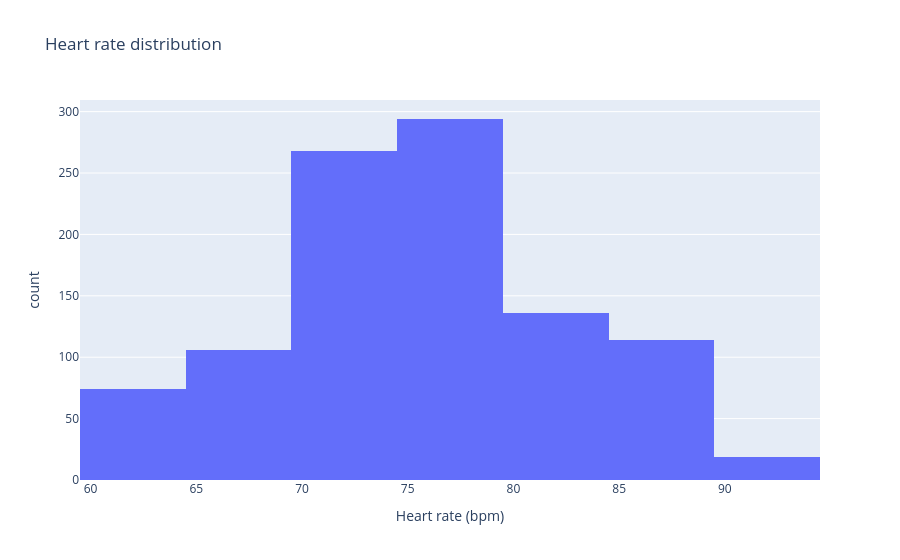

Notebook code cell kept with this figure:
### Markdown cell above
## Heart rate

Every heart-rate reading in this dataset already falls within the healthy 60–100 bpm
range, so there is no abnormal group to flag here — the distribution is shown for
completeness.

### Code cell
fig = px.histogram(
    df, x="HeartRate", nbins=15,
    labels={"HeartRate": "Heart rate (bpm)"},
    title="Heart rate distribution",
)
fig.show()

### Figure 1 — Plotly figure (JSON) as saved in the notebook; plotly's stock layout.template omitted (floating-point values rounded to 4 significant figures; data arrays with more than 128 entries replaced by an {"elided": "..."} marker saying what was removed)
{"data": [{"bingroup": "x", "hovertemplate": "Heart rate (bpm)=%{x}<br>count=%{y}<extra></extra>", "legendgroup": "", "marker": {"color": "#636efa", "pattern": {"shape": ""}}, "name": "", "nbinsx": 15, "orientation": "v", "showlegend": false, "type": "histogram", "x": {"elided": "1011 int values"}, "xaxis": "x", "yaxis": "y"}], "layout": {"barmode": "relative", "legend": {"tracegroupgap": 0}, "title": {"text": "Heart rate distribution"}, "xaxis": {"anchor": "y", "domain": [0.0, 1.0], "title": {"text": "Heart rate (bpm)"}}, "yaxis": {"anchor": "x", "domain": [0.0, 1.0], "title": {"text": "count"}}}}
